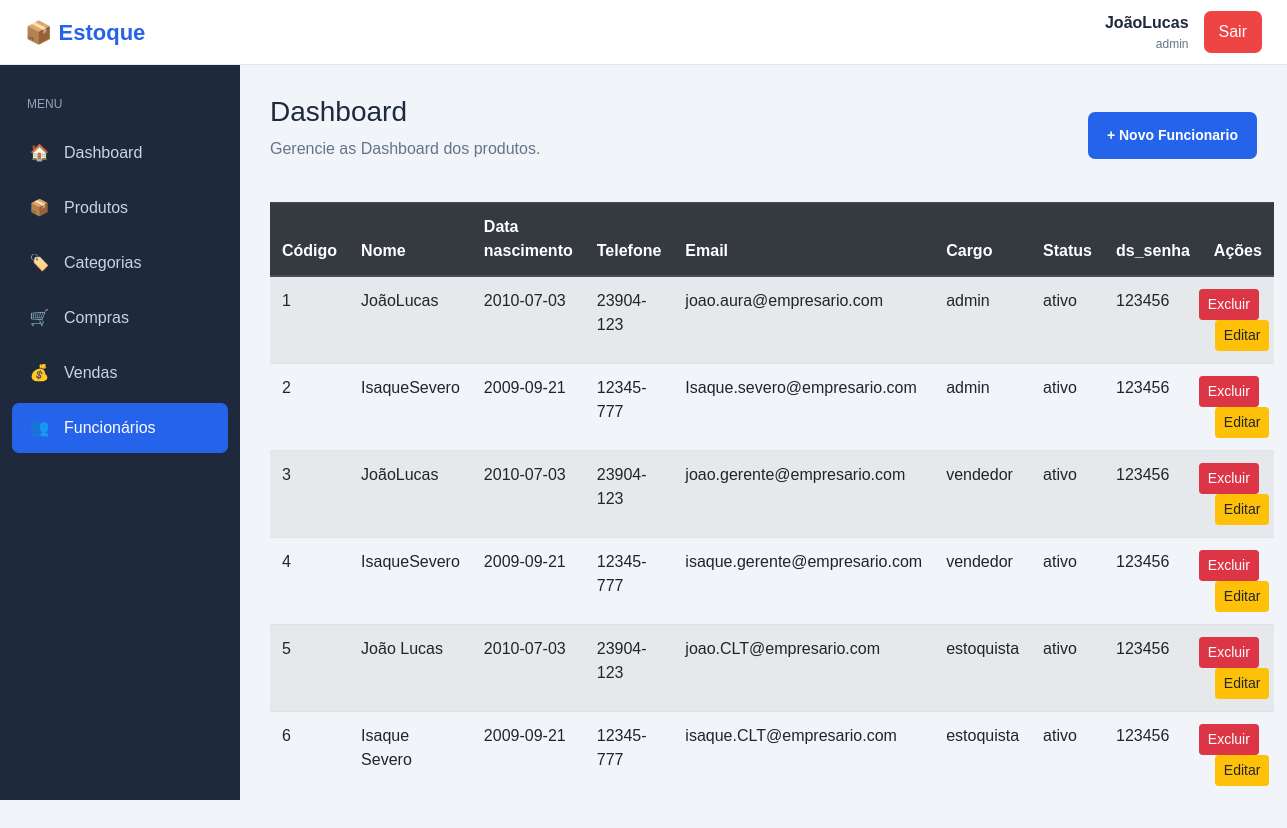
The page /funcionarios.php (signed in) on the database its author committed.
### tables this page shows
CREATE TABLE Funcionarios (
    cd_funcionario INT PRIMARY KEY AUTO_INCREMENT NOT NULL,
    nm_funcionario VARCHAR(100) NOT NULL,
    dt_nascimento DATE NOT NULL,
    ds_telefone VARCHAR(20),
    ds_email VARCHAR(100),
    ds_cargo ENUM('admin', 'vendedor', 'estoquista') DEFAULT 'vendedor',
    status ENUM('ativo', 'inativo') DEFAULT 'ativo',
    ds_senha VARCHAR(155) NOT NULL
);

### funcionarios.php (the view, shortened to what this page needs)
<?php
include_once('inc/config.php');
$sql = "SELECT * FROM Funcionarios";
$result = $conexao->query($sql);
?>
<!DOCTYPE html>
<html lang="pt-BR">
<head>
    <link rel="stylesheet" href="https://cdn.jsdelivr.net/npm/bootstrap@4.3.1/dist/css/bootstrap.min.css"
>
    <link rel="stylesheet" href="css/funcionario.css">
</head>
<body>
    <nav class="navbar">
        <div class="logo"> 📦 Estoque </div>
        <div class="usuario">
            <div class="usuario-info">
                <div class="usuario-nome"> <?php echo $_SESSION['nome'] ?? 'Usuário'; ?> </div>
                <div class="usuario-cargo"> <?php echo $_SESSION['cargo'] ?? 'Funcionário'; ?> </div>
            </div> <a href="logout.php" class="btn-sair"> Sair </a>
        </div>
    </nav>
    <aside class="sidebar">
        <div class="menu">
            <div class="menu-titulo"> Menu </div> <a href="index.php"> <span class="icone">🏠</span>
                <span>Dashboard</span> </a> <a href="produtos.php"> <span class="icone">📦</span> <span>Produtos</span>
            </a>
            <?php if (isset($_SESSION['cargo']) && $_SESSION['cargo'] == 'admin' || $_SESSION['cargo'] == 'estoquista'): ?>
                <a href="categorias.php"> <span class="icone">🏷️</span>
                    <span>Categorias</span> </a>
            <?php endif ?>
            <a href="compras.php"> <span class="icone">🛒</span> <span>Compras</span> </a> <a href="vendas.php"> <span
                    class="icone">💰</span> <span>Vendas</span>
            </a> <?php if (isset($_SESSION['cargo']) && $_SESSION['cargo'] == 'admin'): ?>
                <a href="funcionarios.php" class="ativo"> <span class="icone">👥</span>
                    <span>Funcionários</span>
                </a>
            <?php endif ?>
        </div>
    </aside>
    <main class="conteudo">
        <div class="cabecalho-pagina">
            <div>
                <h1>Dashboard</h1>
                <p> Gerencie as Dashboard dos produtos. </p>
            </div>
            <button type="button" class="btn btn-adicionar btn-sm" sty data-toggle="modal"
                data-target="#modalNovoFuncionario">
                + Novo Funcionario
            </button>
        </div>
        <table class="table table-striped table-hover">
            <thead class="thead-dark">
                <tr>
                    <th>Código</th>
                    <th>Nome</th>
                    <th>Data nascimento</th>
                    <th>Telefone</th>
                    <th>Email</th>
                    <th>Cargo</th>
                    <th>Status</th>
                    <th>ds_senha</th>
                    <th width="180">Ações</th>
                </tr>
            </thead>
            <tbody>
                <?php if ($result->num_rows > 0): ?>
                    <?php while ($linha = $result->fetch_assoc()): ?>
                        <tr>
                            <td><?= htmlspecialchars($linha['cd_funcionario']) ?></td>
                            <td><?= htmlspecialchars($linha['nm_funcionario']) ?></td>
                            <td><?= htmlspecialchars($linha['dt_nascimento']) ?></td>
                            <td><?= htmlspecialchars($linha['ds_telefone']) ?></td>
                            <td><?= htmlspecialchars($linha['ds_email']) ?></td>
                            <td><?= htmlspecialchars($linha['ds_cargo']) ?></td>
                            <td><?= htmlspecialchars($linha['status']) ?></td>
                            <td><?= htmlspecialchars($linha['ds_senha']) ?></td>
                            <td>
                                <div class="row">
                                    <form action="funcionarios.php" method="post">
                                        <button type="submit" name="excluir" class="btn btn-danger btn-sm"
                                            onclick="return confirm('Tem certeza que deseja excluir?')">Excluir</button>
                                    </form>
                                    <button type="button" class="btn btn-warning btn-editar btn-sm ml-3"
                                        data-id="<?= $linha['cd_funcionario'] ?>"
                                        data-nome="<?= htmlspecialchars($linha['nm_funcionario']) ?>"
                                        data-nascimento="<?= $linha['dt_nascimento'] ?>"
                                        data-telefone="<?= htmlspecialchars($linha['ds_telefone']) ?>"
                                        data-email="<?= htmlspecialchars($linha['ds_email']) ?>"
                                        data-cargo="<?= $linha['ds_cargo'] ?>" data-status="<?= $linha['status'] ?>"
                                        data-toggle="modal" data-target="#modalEditarFuncionario"> Editar </button>
                                </div>
                            </td>
                        </tr>
                    <?php endwhile; ?>
                <?php else: ?>
                    <tr>
                        <td colspan="4" class="text-center">Nenhum materia cadastrado.</td>
                    </tr>
                <?php endif; ?>
            </tbody>
        </table>
    </main>
</body>
</html>

### css/funcionario.css (style rules this page uses)
* { margin: 0; padding: 0; box-sizing: border-box; font-family: Arial, Helvetica, sans-serif; }
body { background: #f1f5f9; color: #1e293b; }
.navbar { height: 65px; width: 100%; background: #ffffff; display: flex; align-items: center; justify-content: space-between; padding: 0 25px; border-bottom: 1px solid #e2e8f0; position: fixed; top: 0; left: 0; z-index: 1000; }
.logo { font-size: 22px; font-weight: bold; color: #2563eb; }
.usuario { display: flex; align-items: center; gap: 15px; }
.usuario-info { text-align: right; }
.usuario-nome { font-weight: bold; }
.usuario-cargo { font-size: 12px; color: #64748b; }
.btn-sair { background: #ef4444; color: white; text-decoration: none; padding: 9px 15px; border-radius: 7px; transition: 0.2s; }
.sidebar { position: fixed; top: 65px; left: 0; width: 240px; height: calc(100vh - 65px); background: #1e293b; padding: 20px 12px; }
.menu-titulo { color: #94a3b8; font-size: 12px; text-transform: uppercase; padding: 10px 15px; margin-bottom: 5px; }
.menu a { display: flex; align-items: center; gap: 12px; color: #cbd5e1; text-decoration: none; padding: 13px 15px; margin-bottom: 5px; border-radius: 7px; transition: 0.2s; }
.menu a.ativo { background: #2563eb; color: white; }
.icone { width: 25px; text-align: center; }
.conteudo { margin-left: 240px; padding: 95px 30px 30px; }
.cabecalho-pagina { display: flex; justify-content: space-between; align-items: center; margin-bottom: 25px; }
.cabecalho-pagina h1 { font-size: 28px; }
.cabecalho-pagina p { color: #64748b; margin-top: 5px; }
.btn-adicionar { background: #2563eb; color: white; text-decoration: none; padding: 12px 18px; border-radius: 7px; font-weight: bold; transition: 0.2s; }

### rows shown on the page
funcionarios: cd_funcionario "1", nm_funcionario "JoãoLucas", dt_nascimento "2010-07-03", ds_telefone "23904-123", ds_email "joao.aura@empresario.com", ds_cargo "admin", status "ativo", ds_senha "123456"
funcionarios: cd_funcionario "2", nm_funcionario "IsaqueSevero", dt_nascimento "2009-09-21", ds_telefone "12345-777", ds_email "Isaque.severo@empresario.com", ds_cargo "admin", status "ativo", ds_senha "123456"
funcionarios: cd_funcionario "3", nm_funcionario "JoãoLucas", dt_nascimento "2010-07-03", ds_telefone "23904-123", ds_email "joao.gerente@empresario.com", ds_cargo "vendedor", status "ativo", ds_senha "123456"
funcionarios: cd_funcionario "4", nm_funcionario "IsaqueSevero", dt_nascimento "2009-09-21", ds_telefone "12345-777", ds_email "isaque.gerente@empresario.com", ds_cargo "vendedor", status "ativo", ds_senha "123456"
funcionarios: cd_funcionario "5", nm_funcionario "João Lucas", dt_nascimento "2010-07-03", ds_telefone "23904-123", ds_email "joao.CLT@empresario.com", ds_cargo "estoquista", status "ativo", ds_senha "123456"
funcionarios: cd_funcionario "6", nm_funcionario "Isaque Severo", dt_nascimento "2009-09-21", ds_telefone "12345-777", ds_email "isaque.CLT@empresario.com", ds_cargo "estoquista", status "ativo", ds_senha "123456"

### other values the page prints
$_SESSION['nome'] "JoãoLucas"
$_SESSION['cargo'] "admin"
